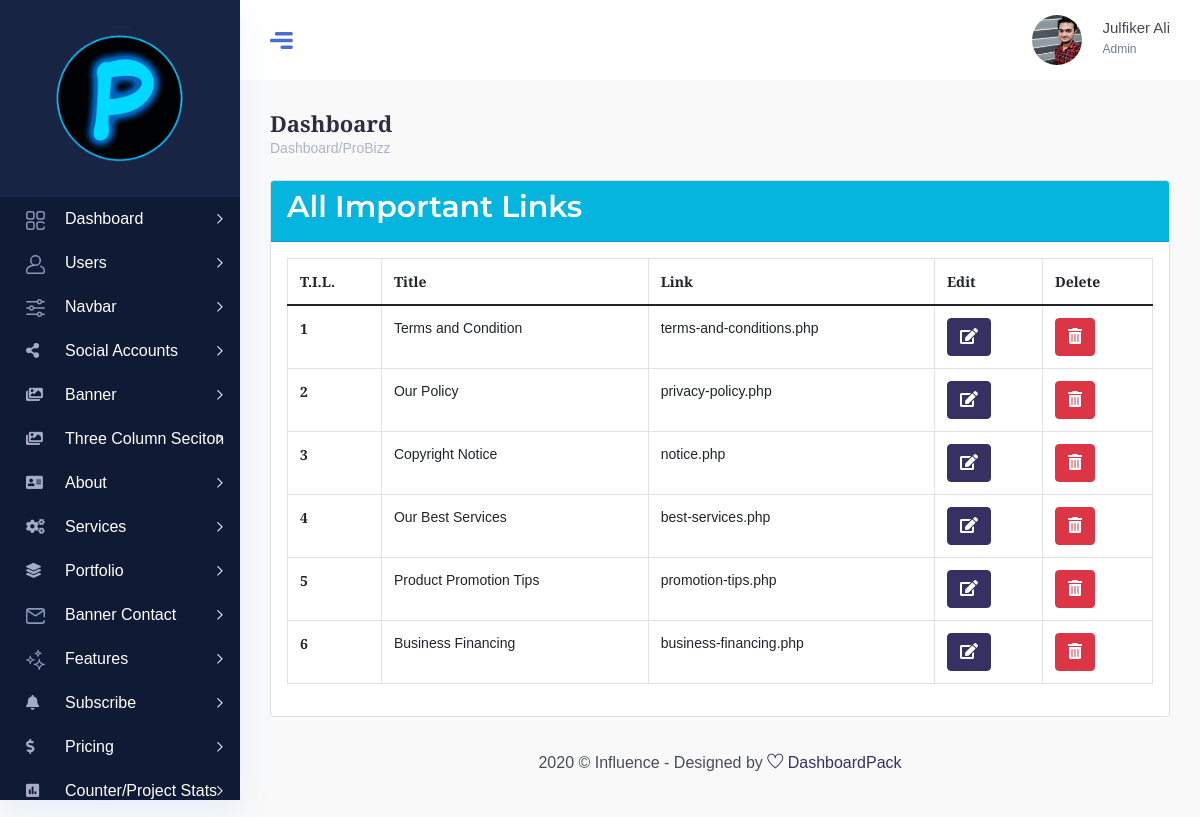
The page /option_important_links/view_important_links.php (signed in) on the database its author committed.
### tables this page shows
CREATE TABLE `important_links` (
  `id` int(11) NOT NULL,
  `title` varchar(100) NOT NULL,
  `link` varchar(255) NOT NULL
);

### option_important_links/view_important_links.php (the view, shortened to what this page needs)
<?php
require '../db.php';
require '../dashboard_includes/header.php';
$select = "SELECT * FROM important_links";
$select_result = mysqli_query($db_connect, $select);
?>
<div class="row">
	<div class="col-md-12">
		<div class="card">
			<div class="card-header bg-info">
				<h2 style="color: #fff; font-family: 'Montserrat', sans-serif;">All Important Links</h2>
			</div>
			<div class="card-body">
				<table class="table table-bordered">
					<thead>
						<tr>
							<th scope="col">T.I.L.</th>
							<th scope="col">Title</th>
							<th scope="col">Link</th>
							<th scope="col">Edit</th>
							<th scope="col">Delete</th>
						</tr>
					</thead>
					<tbody>
						<?php foreach($select_result as $til => $result){ ?>
							<tr>
								<th scope="row"><?= $til+1; ?></th>
								<td><?= $result['title']; ?></td>
								<td><?= $result['link']; ?></td>
								<td><a href="edit_important_links.php?id=<?= $result['id']; ?>" class="btn btn-primary"><i class="fas fa-edit"></i></a></td>
								<td><a href="delete_important_links.php?id=<?= $result['id']; ?>" class="btn btn-danger"><i class='fas fa-trash-alt'></i></a></td>
							</tr>
						<?php } ?>
					</tbody>
				</table>
			</div>
		</div>
	</div>
</div>
<?php require '../dashboard_includes/footer.php'; ?>

### rows shown on the page
important_links: title "Terms and Condition", link "terms-and-conditions.php"
important_links: title "Our Policy", link "privacy-policy.php"
important_links: title "Copyright Notice", link "notice.php"
important_links: title "Our Best Services", link "best-services.php"
important_links: title "Product Promotion Tips", link "promotion-tips.php"
important_links: title "Business Financing", link "business-financing.php"

### other values the page prints
$_SESSION['username'] "Julfiker Ali"
